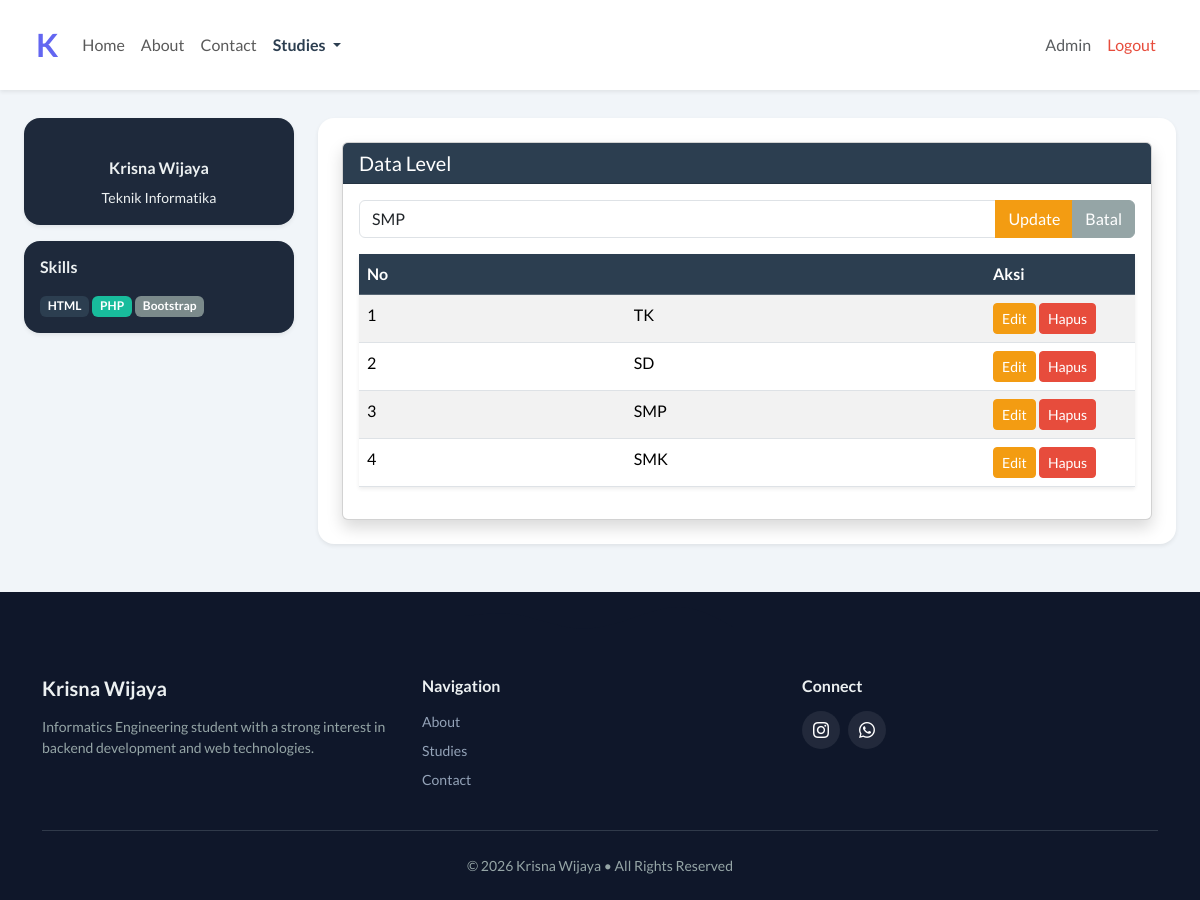
The app's page /index.php?page=level&edit=5 (signed in) with its own data.
### tables this page shows
CREATE TABLE `level` (
  `id` int(11) NOT NULL,
  `nama` varchar(100) NOT NULL
);

### level.php (the view, shortened to what this page needs)
<?php
$edit = null;
if(isset($_GET['edit'])){
    $id = $_GET['edit'];
    $edit = mysqli_fetch_assoc(mysqli_query($conn, "SELECT * FROM level WHERE id='$id'"));
}
?>
<div class="card shadow">
  <div class="card-header bg-primary text-white">
    <h5 class="mb-0">Data Level</h5>
  </div>
  <div class="card-body">
    <form method="POST" class="mb-3">
        <div class="input-group">
            <input type="text" name="nama" class="form-control" placeholder="Nama Level"
                value="<?= $edit ? $edit['nama'] : '' ?>" required>
            <?php if($edit): ?>
                <button type="submit" name="update" class="btn btn-warning">Update</button>
                <a href="index.php?page=level" class="btn btn-secondary">Batal</a>
            <?php else: ?>
                <button type="submit" name="simpan" class="btn btn-primary">Tambah</button>
            <?php endif; ?>
        </div>
    </form>
    <table class="table table-striped table-hover shadow-sm">
        <thead>
            <tr class="table-primary">
                <th>No</th>
                <th></th>
                <th width="150">Aksi</th>
            </tr>
        </thead>
        <tbody>
        <?php
        $no = 1;
        $data = mysqli_query($conn, "SELECT * FROM level");
        while($row = mysqli_fetch_assoc($data)):
        ?>
            <tr>
                <td><?= $no++; ?></td>
                <td><?= $row['nama']; ?></td>
                <td>
                    <a href="index.php?page=level&edit=<?= $row['id']; ?>" class="btn btn-sm btn-warning">Edit</a>
                    <a href="index.php?page=level&hapus=<?= $row['id']; ?>"
                       class="btn btn-sm btn-danger"
                       onclick="return confirm('Yakin hapus?')">Hapus</a>
                </td>
            </tr>
        <?php endwhile; ?>
        </tbody>
    </table>
  </div>
</div>

### records on screen
level: nama "SMP"
level: nama "TK"
level: nama "SD"
level: nama "SMK"

### other values on screen
$_SESSION['user']['nama'] "Admin"
